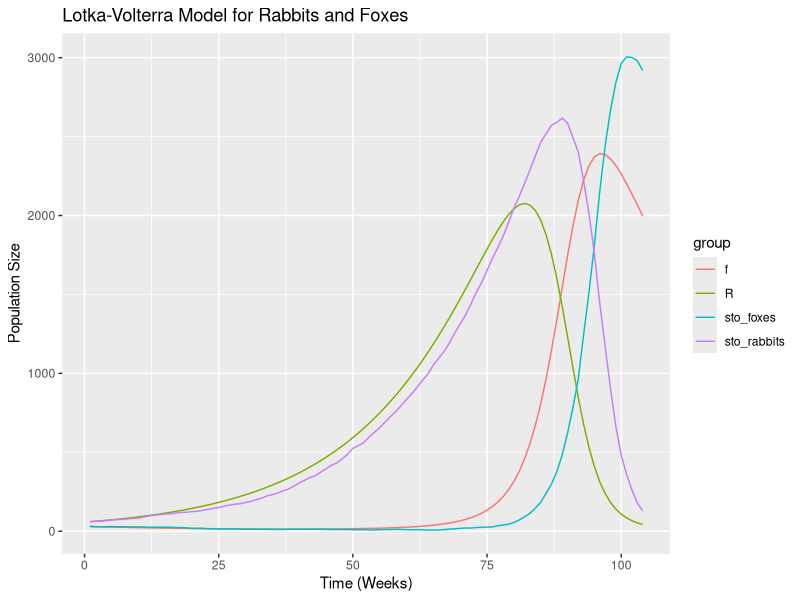

R code for this plot:
## ---- chunk 1
library(tidyverse) # helps with data manipulation and cleaning
library(ggplot2) # helps with visualising the data 
## ---- chunk 2
alpha <- 0.05 # this represents the birth rate of rabbits in a population
beta <- 1.2*10^-4 #this represents the rate of rabbits consumed by the foxes
gamma <- 0.04 # this represents the death of foxes
## ---- chunk 3
R <- 60 #Rabbits
f <- 30 #foxes
weeks <- 104 #(103+the initial week)
## ---- chunk 4
population <- function (R = 60, f = 30, weeks = 104){
# the Lotka-Volterra deterministic model
   for (t in 1:(weeks - 1)) {
     # calculates the prey (rabbit) population for the next week
    R[t +1] = (R[t]) + ( alpha * R[t]) - (beta * R[t] * f[t]) 
    # calculates the predator (foxes) population for the next week
    f[t+1] = (f[t]) + (beta * R[t] * f[t]) - (gamma * f[t]) 
  }
  return(list(R, f)) 
  # returns the values as a list. the list assigns values in [[]] to the elements 
  # R being the first one and f being the second
}
deterministic <- population() # runs population function and stores it in deterministic

## ---- chunk 5
print("the last few values of rabbits after a 2 year period in the determinstic model: ")
tail(deterministic[[1]])
print("the last few values of foxes after a 2 year period in the determinstic model: ")
tail(deterministic[[2]])
## ---- chunk 6
set.seed(17540) #this helps others rerun the code and give the same values making the code reproducible

# the initial values are the same as the ones used in the deterministic model
stochastic_population <- function(initial_R = 60, initial_f = 30, weeks = 104) {
  
  R2 = numeric(weeks) # rabbit population over time (in weeks)
  f2 = numeric(weeks) # foxes population over time (in weeks)
  R2[1] = initial_R
  f2[1] = initial_f
  
  for (t in 1:(weeks - 1)) {
    # Stochastic processes
    rabbit_born = rbinom(1, size = R2[t], prob = alpha)
    rabbit_eaten = rbinom(1, size = R2[t] * f2[t], prob = beta)
    foxes_dead = rbinom(1, size = f2[t], prob = gamma)
#update rabbit population for the next week:
    R2[t + 1] = max(R2[t] + rabbit_born - rabbit_eaten, 0) 
#update foxes population for the next week:
    f2[t + 1] = max(f2[t] + rabbit_eaten - foxes_dead, 0) 
  }
  return(list(R2, f2))
  # returns the values as a list. the list assigns values in [[]] to the elements 
  # R2 being the first one and f2 being the second
}
#runs stochastic_population and stores it in stochastic
stochastic <- stochastic_population() 

## ---- chunk 7
print("the last few values of rabbits after a 2 year period in the stochastic model: ")
tail(stochastic[[1]])
print("the last few values of foxes after a 2 year period in the stochastic model: ")
tail(stochastic[[2]])
## ---- chunk 8

LV <- data.frame(
  #time: creates a repeated sequence from 1 to 104 and does so 4 times
  time = rep(1: weeks, 4), 
  #group: creates a repeated group of labels R, f, sto_rabbits, and sto_foxes
  #and each label is repeated 104 times
  group = rep(c("R", "f", "sto_rabbits", "sto_foxes"), each = weeks),
  #combines the data from the deterministic and stochastic models into a single  
  #vector. this will be ideal for plotting later.
  size = c(deterministic[[1]], deterministic[[2]], stochastic[[1]], stochastic[[2]]) 
)
## ---- chunk 9
#initialises ggplot for the LV dataframe. 'x' plots the time, 'y' plots the size
#and 'color' colours each of the 4 lines a different colour. 
ggplot(LV, aes(x = time, y = size, color = group)) +
  #adds a separate line plot for each of the groups and is plotted over time
  geom_line() +
  #labels the graph appropriately
  labs(title = "Lotka-Volterra Model for Rabbits and Foxes",
       x = "Time (Weeks)",
       y = "Population Size")
